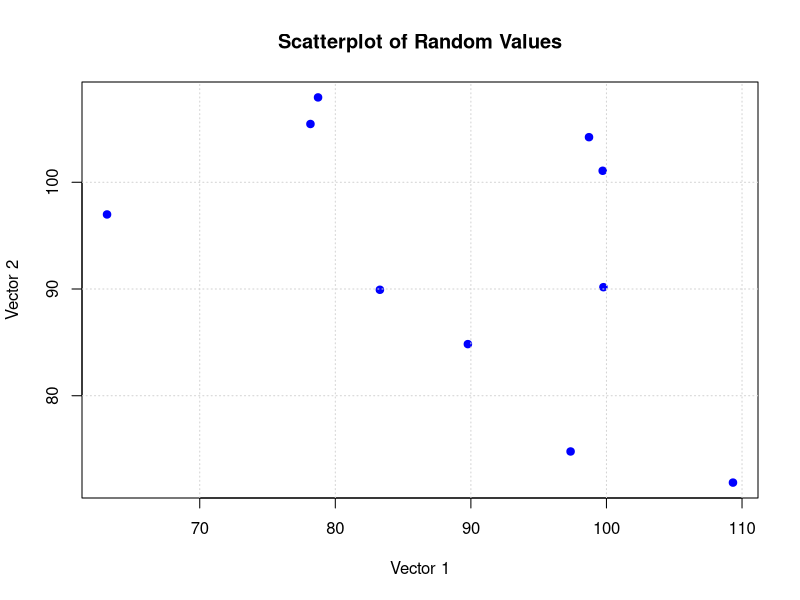
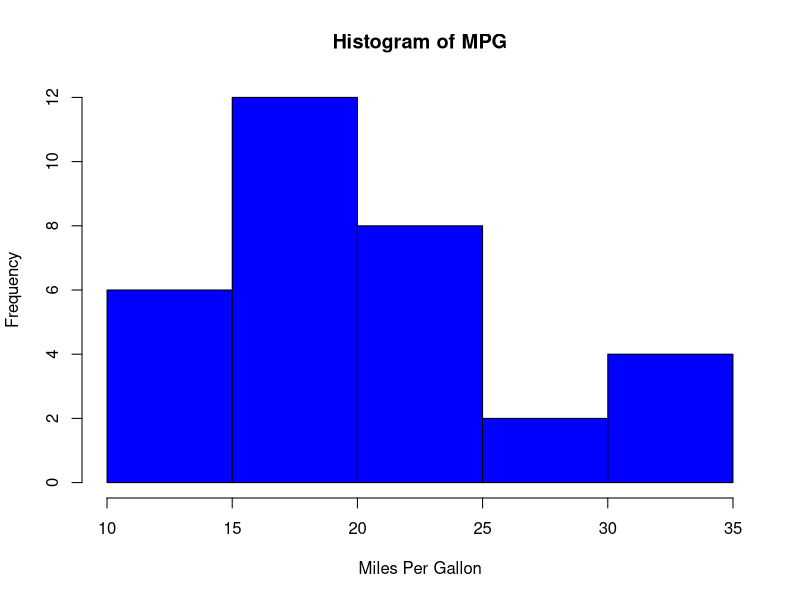

Generate these figures, in order, with R:
## ---- chunk 1
knitr::opts_chunk$set(echo = TRUE)
## ---- chunk 2
number <- 1
number
## ---- chunk 3
object <- "hello_world"
object
## ---- chunk 4
sum(2,2)
## ---- chunk 5
sequence <- c(1,2,3,4,5)
sequence
## ---- chunk 6
sequence <- seq(1:5)
sequence
## ---- chunk 7
numbers <- c(1,2,3,4,5) # vector of numbers
letters <- c("a", "b", "c", "d", "e") # vector of letters; character values in quotes
numbers.letters <- cbind(numbers, letters) #combine the vectors as columns
numbers.letters # now take a look!
## ---- chunk 8
# Define two vectors of randomly sampled values from a uniform distribution in a given range
vector1 <- runif(10, 60, 120) # generate vector of 10 ranom numbers sampled between 60 and 120 Call it "vector1"
vector2 <- runif(10, 70, 110) # generate vector of 10 ranom numbers sampled between 70 and 110. Call it "vector2"
## ---- chunk 9
# Plot vector objects against each other and add other layers for a prettier plot
plot(vector1, vector2, # objects to plot
     pch = 19, # changes the type of points on the plot
     col = "blue", # changes the color; note it is a character vector to be used in quotes
     main = "Scatterplot of Random Values", # title
     xlab = "Vector 1", # x axis title
     ylab = "Vector 2") # y axis title
grid() # add a grid in the background for aesthetic purposes only
## ---- chunk 10
# Make a histogram (another way to visualize density) of the miles per gallon for all cars in `mtcars`
hist(mtcars$mpg, # `hist` is the function for a histogram; then the object is first
          breaks = 5, # number of bins in histogram
          col = "blue", # update the color as before
  	      main = "Histogram of MPG", # title as before
          xlab = "Miles Per Gallon") # x axis title as before 
